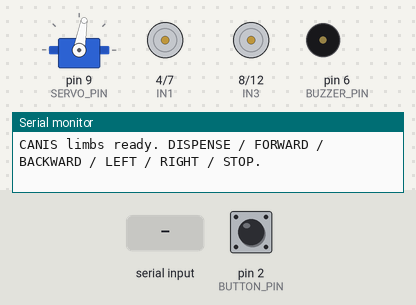
The sketch below on a simulated Arduino Uno, built with avr-gcc and run on an emulated ATmega328P. Parts: servo, motor-driver pin pairs drawn as motors (green arrow = first pin HIGH = forward, orange = second pin HIGH = backward, longer = more drive, scaled by the enable pin), buzzer (waves = sounding), the last lines printed to the serial monitor. The test bench sets the inputs (shaded band); at power-on: pin 2 (BUTTON_PIN) HIGH.

Above: at 1.2 s.
1.3 s: pin 2 (BUTTON_PIN) pulled LOW for 0.15 s
At 1.52 s:
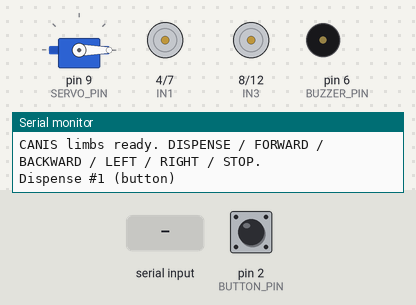
3.1 s: "FORWARD\n" received over Serial
At 3.9 s:
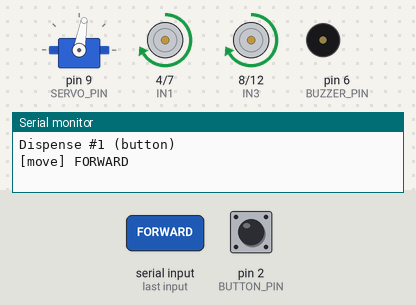
5.6 s: "BACKWARD\n" received over the second serial link
At 6.4 s:
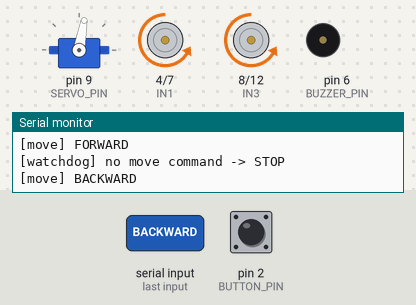
8.1 s: "LEFT\n" received over Serial
At 8.9 s:
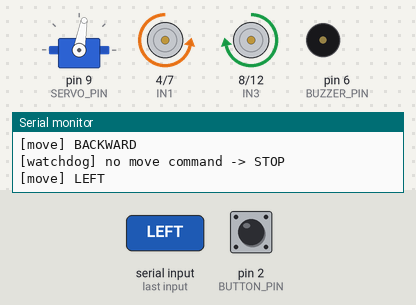
10.6 s: "RIGHT\n" received over the second serial link
At 11.4 s:
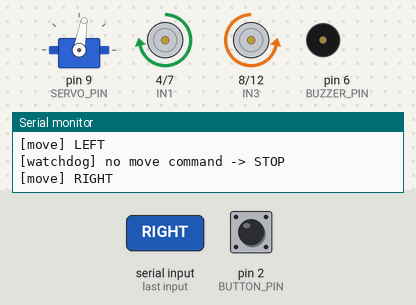
13.1 s: "DISPENSE\n" received over Serial
At 14.4 s:
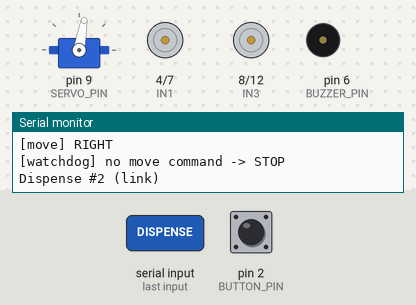
Timing chart, 0 to 15.6 s (numbered marks = the images above; inputs shaded):
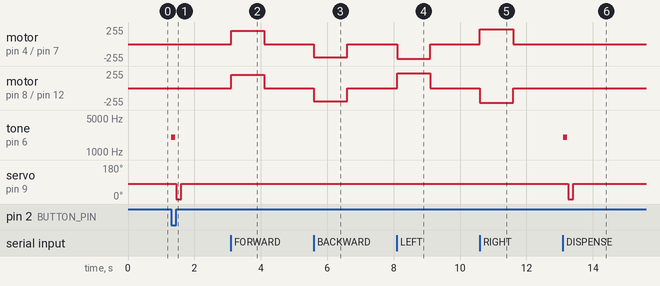

Measured:
- after the input at 1.3 s, tone on pin 6 (BUZZER_PIN): silent → 2000 Hz at once, → silent 0.12 s later; servo on pin 9 (SERVO_PIN): 80° → 0° after 0.15 s, → 80° 0.15 s later
- after the input at 3.1 s, motor on pin 4 (IN1) / pin 7 (IN2), motor on pin 8 (IN3) / pin 12 (IN4): stopped → forward 200/255 at once, → stopped 1.0 s later
- after the input at 5.6 s, motor on pin 4 (IN1) / pin 7 (IN2), motor on pin 8 (IN3) / pin 12 (IN4): stopped → backward 200/255 at once, → stopped 1.0 s later
- after the input at 8.1 s, motor on pin 4 (IN1) / pin 7 (IN2): stopped → backward 220/255 at once, → stopped 1.0 s later; motor on pin 8 (IN3) / pin 12 (IN4): stopped → forward 220/255 at once, → stopped 1.0 s later
- after the input at 10.6 s, motor on pin 4 (IN1) / pin 7 (IN2): stopped → forward 220/255 at once, → stopped 1.0 s later; motor on pin 8 (IN3) / pin 12 (IN4): stopped → backward 220/255 at once, → stopped 1.0 s later
- after the input at 13.1 s, tone on pin 6 (BUZZER_PIN): silent → 2000 Hz at once, → silent 0.12 s later; servo on pin 9 (SERVO_PIN): 80° → 0° after 0.16 s, → 80° 0.15 s later

The sketch:

Treat_Dispenser_CANIS.ino
```cpp
/*
  CANIS - Limbs (Arduino Uno): treat dispenser + L298N motors
  -----------------------------------------------------------
  The Uno is the dumb, reliable executor. The ESP32 (brain) sends newline-
  terminated commands over a one-way SoftwareSerial link; the Uno acts on them
  with precise real-time timing.

  COMMANDS understood over the link (and by the Serial Monitor for bench testing):
    DISPENSE   marker buzzer -> servo gate opens briefly -> closes (a reward)
    FORWARD    both wheels forward
    BACKWARD   both wheels reverse
    LEFT       pivot left   (left wheel reverse, right wheel forward)
    RIGHT      pivot right  (right wheel reverse, left wheel forward)
    STOP       both wheels stop

  DISPENSE trigger #2: the push-button (pin 2) still works standalone.

  ESP32 link wiring (one-way, ESP32 -> Arduino):
    ESP32 GPIO 13 (TX2) ---> Arduino pin 10 (SoftwareSerial RX)
    ESP32 GND           ---> Arduino GND   (shared ground is required)
  3.3V from the ESP32 into the Uno's 5V RX reads fine - no level shifter needed
  in this direction.

  SAFETY WATCHDOG (important): movement is NOT latched. A move command drives the
  motors for at most MOTION_TIMEOUT_MS, then auto-STOPs unless a fresh command
  arrives. So if the serial link drops mid-move, the robot halts within ~1s
  instead of running away - Shifu is afraid of moving objects, so a runaway is
  the worst possible failure. The brain must RE-SEND the move command (e.g. every
  ~500 ms) to keep moving.

  L298N power: the motor supply (+12V terminal) comes from its OWN battery/
  power-bank, NEVER the Arduino 5V. Grounds are common across everything.

  TIMER NOTE (Uno): tone() on pin 6 and PWM (analogWrite) on ENA pin 3 both use
  Timer2 - while the 120 ms marker tone plays during a DISPENSE, ENA PWM is
  briefly disrupted. Harmless because rewards happen while settled/stopped, but
  the firmware also STOPs the motors at the start of every dispense to be safe.
*/

#include <Servo.h>
#include <SoftwareSerial.h>

// --- Dispenser pins ---
const int SERVO_PIN  = 9;
const int BUZZER_PIN = 6;
const int BUTTON_PIN = 2;
const int LINK_RX    = 10;   // <- ESP32 GPIO 13
const int LINK_TX    = 11;   // unused (we only receive), leave unwired

// --- L298N pins (match hardware/WIRING.md) ---
const int ENA = 3;    // PWM - left motor (A) speed
const int IN1 = 4;    // left motor direction
const int IN2 = 7;    // left motor direction
const int IN3 = 8;    // right motor direction
const int IN4 = 12;   // right motor direction
const int ENB = 5;    // PWM - right motor (B) speed

// --- Servo angles (EYEBALL these against your bottle) ---
const int CLOSED_ANGLE = 80;   // flap fully covering the hole
const int OPEN_ANGLE   = 0;    // flap swung clear of the hole

// --- Dispenser timing (tune after the 20-trigger test) ---
const int MARKER_FREQ  = 2000; // marker tone, Hz
const int MARKER_MS    = 120;  // how long it beeps
const int PRE_DROP_MS  = 150;  // gap between beep and gate opening
const int GATE_OPEN_MS = 150;  // how long the flap stays open -- MAIN tuning knob

// --- Motor tuning ---
// 0-255. Set higher for the first on-floor bring-up test so the loaded chassis
// actually moves at 6V (the L298N eats ~1.5-2V, so motors see ~4V). Once driving
// is proven, dial these DOWN to the gentlest speed that still moves - CANIS
// introduces motion gradually so Shifu isn't startled. PIVOT_SPEED is a touch
// higher because turning in place needs more torque to break static friction.
int DRIVE_SPEED = 200;
int PIVOT_SPEED = 220;

// Watchdog: motors auto-stop this long after the last movement command.
const unsigned long MOTION_TIMEOUT_MS = 1000;

Servo gate;
SoftwareSerial link(LINK_RX, LINK_TX);   // RX, TX

int  lastButtonState = HIGH;   // INPUT_PULLUP idle = HIGH
int  dispenseCount   = 0;
char cmdBuf[16];
int  cmdLen = 0;

bool          moving        = false;   // are the motors currently driven?
unsigned long lastMoveCmdMs = 0;       // millis() of the last movement command

void setup() {
  Serial.begin(9600);
  link.begin(9600);

  pinMode(BUZZER_PIN, OUTPUT);
  pinMode(BUTTON_PIN, INPUT_PULLUP);

  pinMode(ENA, OUTPUT); pinMode(IN1, OUTPUT); pinMode(IN2, OUTPUT);
  pinMode(ENB, OUTPUT); pinMode(IN3, OUTPUT); pinMode(IN4, OUTPUT);
  stopMotors();                 // start halted

  gate.attach(SERVO_PIN);
  gate.write(CLOSED_ANGLE);     // start closed

  Serial.println("CANIS limbs ready. DISPENSE / FORWARD / BACKWARD / LEFT / RIGHT / STOP.");
}

void loop() {
  // --- button trigger (falling edge: HIGH -> LOW means just pressed) ---
  int buttonState = digitalRead(BUTTON_PIN);
  if (lastButtonState == HIGH && buttonState == LOW) {
    dispense("button");
    delay(50);                  // debounce
  }
  lastButtonState = buttonState;

  // --- command from ESP32 over the link (newline-terminated) ---
  while (link.available()) {
    char c = link.read();
    if (c == '\n' || c == '\r') {
      cmdBuf[cmdLen] = '\0';
      handleCommand(cmdBuf);
      cmdLen = 0;
    } else if (cmdLen < (int)sizeof(cmdBuf) - 1) {
      cmdBuf[cmdLen++] = c;
    }
  }

  // --- also accept commands typed into the Serial Monitor (bench testing) ---
  static char monBuf[16];
  static int  monLen = 0;
  while (Serial.available()) {
    char c = Serial.read();
    if (c == '\n' || c == '\r') {
      monBuf[monLen] = '\0';
      if (monLen) handleCommand(monBuf);
      monLen = 0;
    } else if (monLen < (int)sizeof(monBuf) - 1) {
      monBuf[monLen++] = c;
    }
  }

  // --- safety watchdog: stop if no fresh move command in time ---
  if (moving && (millis() - lastMoveCmdMs > MOTION_TIMEOUT_MS)) {
    stopMotors();
    Serial.println("[watchdog] no move command -> STOP");
  }
}

void handleCommand(const char* cmd) {
  if      (strcmp(cmd, "DISPENSE") == 0) dispense("link");
  else if (strcmp(cmd, "FORWARD")  == 0) drive( DRIVE_SPEED,  DRIVE_SPEED, "FORWARD");
  else if (strcmp(cmd, "BACKWARD") == 0) drive(-DRIVE_SPEED, -DRIVE_SPEED, "BACKWARD");
  else if (strcmp(cmd, "LEFT")     == 0) drive(-PIVOT_SPEED,  PIVOT_SPEED, "LEFT");
  else if (strcmp(cmd, "RIGHT")    == 0) drive( PIVOT_SPEED, -PIVOT_SPEED, "RIGHT");
  else if (strcmp(cmd, "STOP")     == 0) stopMotors();
  // unknown commands are ignored on purpose
}

// Signed speeds: + = forward, - = reverse, 0 = stop. left = motor A, right = B.
void drive(int left, int right, const char* label) {
  setMotor(IN1, IN2, ENA, left);
  setMotor(IN3, IN4, ENB, right);
  moving = true;
  lastMoveCmdMs = millis();
  Serial.print("[move] "); Serial.println(label);
}

// One motor channel. Flip the OUT wires (or swap inA/inB here) if a wheel
// spins the wrong way relative to "forward".
void setMotor(int inA, int inB, int en, int speed) {
  if (speed > 0) {            // forward
    digitalWrite(inA, HIGH);
    digitalWrite(inB, LOW);
  } else if (speed < 0) {     // reverse
    digitalWrite(inA, LOW);
    digitalWrite(inB, HIGH);
  } else {                    // coast/stop
    digitalWrite(inA, LOW);
    digitalWrite(inB, LOW);
  }
  int mag = speed < 0 ? -speed : speed;
  if (mag > 255) mag = 255;
  analogWrite(en, mag);
}

void stopMotors() {
  setMotor(IN1, IN2, ENA, 0);
  setMotor(IN3, IN4, ENB, 0);
  moving = false;
}

void dispense(const char* source) {
  stopMotors();               // settle before rewarding (also frees Timer2 for tone())
  dispenseCount++;
  Serial.print("Dispense #");
  Serial.print(dispenseCount);
  Serial.print(" (");
  Serial.print(source);
  Serial.println(")");

  tone(BUZZER_PIN, MARKER_FREQ, MARKER_MS);  // marker
  delay(PRE_DROP_MS);

  gate.write(OPEN_ANGLE);
  delay(GATE_OPEN_MS);
  gate.write(CLOSED_ANGLE);
}
```
